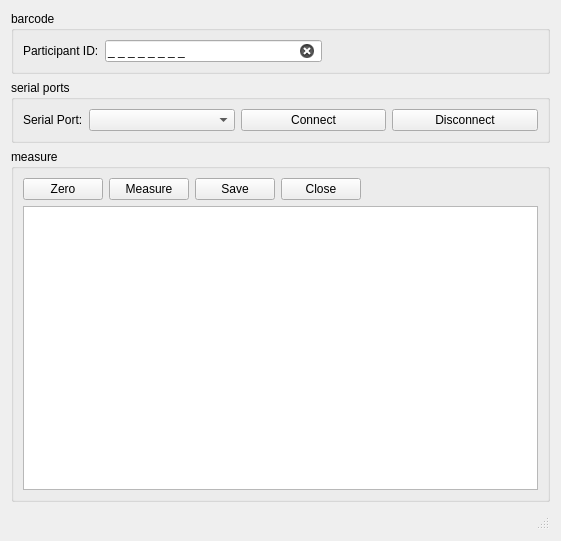
<?xml version="1.0" encoding="UTF-8"?>
<ui version="4.0">
 <class>CypressFrame</class>
 <widget class="QFrame" name="CypressFrame">
  <property name="geometry">
   <rect>
    <x>0</x>
    <y>0</y>
    <width>561</width>
    <height>541</height>
   </rect>
  </property>
  <property name="windowTitle">
   <string>Weight Measurement</string>
  </property>
  <layout class="QVBoxLayout" name="verticalLayout_2">
   <item>
    <widget class="QGroupBox" name="idGroupBox">
     <property name="sizePolicy">
      <sizepolicy hsizetype="Preferred" vsizetype="Preferred">
       <horstretch>0</horstretch>
       <verstretch>0</verstretch>
      </sizepolicy>
     </property>
     <property name="title">
      <string>barcode</string>
     </property>
     <layout class="QHBoxLayout" name="horizontalLayout">
      <item>
       <widget class="QLabel" name="iDlabel">
        <property name="text">
         <string>Participant ID:</string>
        </property>
        <property name="buddy">
         <cstring>barcodeLineEdit</cstring>
        </property>
       </widget>
      </item>
      <item>
       <widget class="QLineEdit" name="barcodeLineEdit">
        <property name="inputMask">
         <string>0 0 0 0 0 0 0 0;_</string>
        </property>
        <property name="text">
         <string>       </string>
        </property>
        <property name="maxLength">
         <number>15</number>
        </property>
        <property name="cursorPosition">
         <number>15</number>
        </property>
        <property name="clearButtonEnabled">
         <bool>true</bool>
        </property>
       </widget>
      </item>
      <item>
       <spacer name="horizontalSpacer">
        <property name="orientation">
         <enum>Qt::Horizontal</enum>
        </property>
        <property name="sizeHint" stdset="0">
         <size>
          <width>80</width>
          <height>20</height>
         </size>
        </property>
       </spacer>
      </item>
     </layout>
    </widget>
   </item>
   <item>
    <widget class="QGroupBox" name="serialPortGroupBox">
     <property name="title">
      <string>serial ports</string>
     </property>
     <layout class="QVBoxLayout" name="verticalLayout" stretch="0">
      <item>
       <layout class="QHBoxLayout" name="horizontalLayout_3">
        <item>
         <widget class="QLabel" name="serialPortLabel">
          <property name="sizePolicy">
           <sizepolicy hsizetype="Fixed" vsizetype="Preferred">
            <horstretch>0</horstretch>
            <verstretch>0</verstretch>
           </sizepolicy>
          </property>
          <property name="text">
           <string>Serial Port:</string>
          </property>
         </widget>
        </item>
        <item>
         <widget class="QComboBox" name="deviceComboBox"/>
        </item>
        <item>
         <widget class="QPushButton" name="connectButton">
          <property name="text">
           <string>Connect</string>
          </property>
         </widget>
        </item>
        <item>
         <widget class="QPushButton" name="disconnectButton">
          <property name="text">
           <string>Disconnect</string>
          </property>
         </widget>
        </item>
       </layout>
      </item>
     </layout>
    </widget>
   </item>
   <item>
    <widget class="QGroupBox" name="measureGroupBox">
     <property name="sizePolicy">
      <sizepolicy hsizetype="Preferred" vsizetype="Preferred">
       <horstretch>0</horstretch>
       <verstretch>0</verstretch>
      </sizepolicy>
     </property>
     <property name="title">
      <string>measure</string>
     </property>
     <layout class="QVBoxLayout" name="verticalLayout_3">
      <item>
       <layout class="QHBoxLayout" name="measurmentControlHhorizontalLayout">
        <item>
         <widget class="QPushButton" name="zeroButton">
          <property name="text">
           <string>Zero</string>
          </property>
         </widget>
        </item>
        <item>
         <widget class="QPushButton" name="measureButton">
          <property name="text">
           <string>Measure</string>
          </property>
         </widget>
        </item>
        <item>
         <widget class="QPushButton" name="saveButton">
          <property name="sizePolicy">
           <sizepolicy hsizetype="Minimum" vsizetype="Fixed">
            <horstretch>0</horstretch>
            <verstretch>0</verstretch>
           </sizepolicy>
          </property>
          <property name="text">
           <string>Save</string>
          </property>
         </widget>
        </item>
        <item>
         <widget class="QPushButton" name="closeButton">
          <property name="text">
           <string>Close</string>
          </property>
         </widget>
        </item>
        <item>
         <spacer name="horizontalSpacer_3">
          <property name="orientation">
           <enum>Qt::Horizontal</enum>
          </property>
          <property name="sizeHint" stdset="0">
           <size>
            <width>40</width>
            <height>20</height>
           </size>
          </property>
         </spacer>
        </item>
       </layout>
      </item>
      <item>
       <layout class="QHBoxLayout" name="measurementTableHorizontalLayout">
        <item>
         <widget class="QTableView" name="testdataTableView">
          <property name="sizePolicy">
           <sizepolicy hsizetype="Preferred" vsizetype="Expanding">
            <horstretch>0</horstretch>
            <verstretch>0</verstretch>
           </sizepolicy>
          </property>
          <property name="verticalScrollBarPolicy">
           <enum>Qt::ScrollBarAlwaysOff</enum>
          </property>
          <property name="horizontalScrollBarPolicy">
           <enum>Qt::ScrollBarAlwaysOff</enum>
          </property>
          <property name="sizeAdjustPolicy">
           <enum>QAbstractScrollArea::AdjustToContents</enum>
          </property>
          <property name="autoScroll">
           <bool>false</bool>
          </property>
          <property name="editTriggers">
           <set>QAbstractItemView::NoEditTriggers</set>
          </property>
          <property name="showDropIndicator" stdset="0">
           <bool>false</bool>
          </property>
          <property name="dragDropOverwriteMode">
           <bool>false</bool>
          </property>
          <property name="selectionMode">
           <enum>QAbstractItemView::NoSelection</enum>
          </property>
         </widget>
        </item>
       </layout>
      </item>
     </layout>
    </widget>
   </item>
   <item>
    <widget class="QStatusBar" name="statusBar"/>
   </item>
  </layout>
 </widget>
 <resources/>
 <connections/>
</ui>
